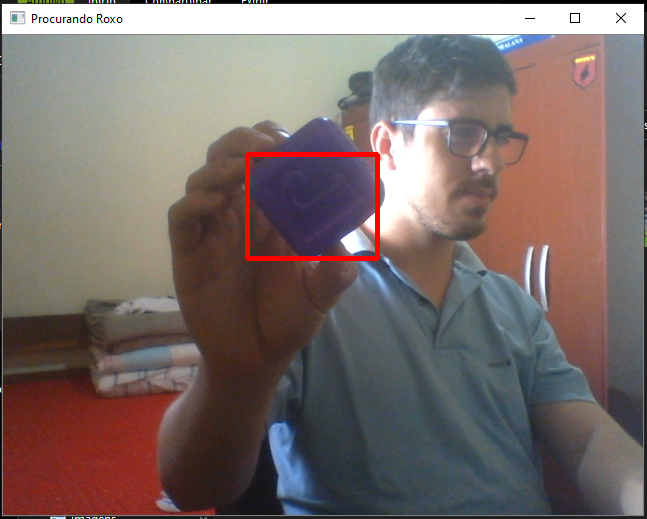
#> input picture Tarefa 4/Roxo.png, 647 x 519 px, given in place of the camera
$ python Webcam.py
#> lines starting #> are read from the running program, lines starting #| are printed output that depends on the picture; after the words box and inside, x2 and y2 are one past the last pixel; in counts of white or black regions, pixels touching at a corner belong together
import numpy as np
import cv2

cap = cv2.VideoCapture(0)

while (True):
    _, frame = cap.read() #ler a webcam
#> frame is the input picture: shape (519, 647, 3); mean B, G, R 106.4, 109.3, 122.5

    hsvImage = cv2.cvtColor(frame, cv2.COLOR_BGR2HSV)
#> hsvImage: shape (519, 647, 3); mean H, S, V 50.9, 64.3, 129.5

    roxoMin = np.array([130, 50, 0])
    roxoMax = np.array([150, 255, 255])

    mascara = cv2.inRange(hsvImage, roxoMin, roxoMax)
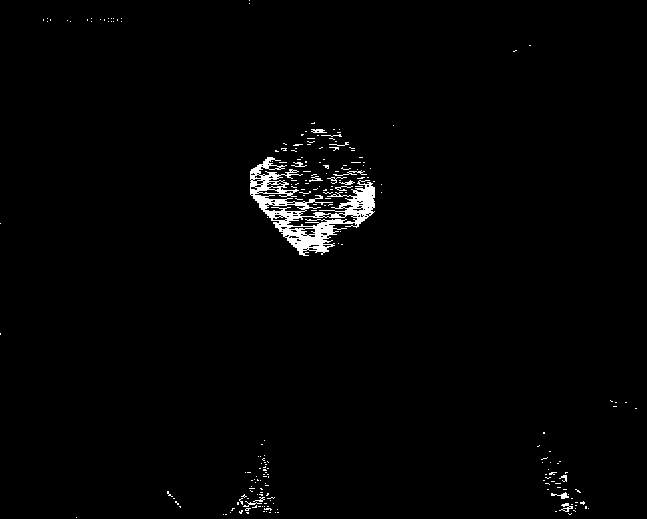
#> mascara: shape (519, 647); 1.5% white; 224 white regions (209 under 20 px)
    contorno, hierarquia = cv2.findContours(mascara, cv2.RETR_TREE, cv2.CHAIN_APPROX_SIMPLE)
#> contorno = 334 contours, 309 with area under 20; largest, box (x1, y1, x2, y2) and area: (250, 157, 375, 256) 4234, (286, 214, 358, 227) 424, (264, 204, 306, 212) 226, (300, 228, 316, 236) 72, (258, 189, 280, 194) 60

    if contorno:
        maxArea = cv2.contourArea(contorno[0])
#> maxArea = 0
        contourId = 0; i = 0
        for cnt in contorno:
            if maxArea < cv2.contourArea(cnt):
                maxArea = cv2.contourArea(cnt)
                contourId = i
            i += 1
#> this loop made 334 passes
#> maxArea on passes 31, 183: 36, 4234.5
#> cnt on passes 1, 2, 3, 5, 6, 7: [[76, 517]], [[225, 514], [226, 514]], [[223, 514]], [[277, 512], [278, 512]], [[275, 512]], [[269, 512], [270, 512]]
#> after the loop, contourId = 182; i = 334; maxArea = 4234.5

        x,y,w,h = cv2.boundingRect(contorno[contourId])
#> x = 250; y = 157; w = 125; h = 99
        cv2.rectangle(frame,(x,y),(x+w,y+h),(0,0,255),3)
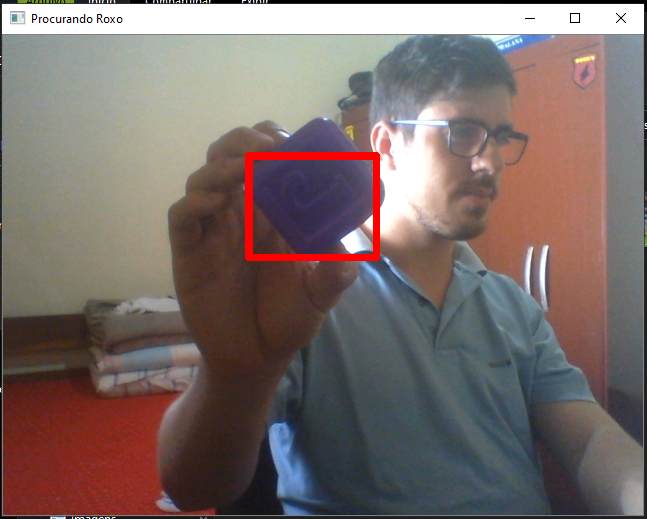
#> frame: shape (519, 647, 3); 0.33% of pixels changed, all inside (x1, y1, x2, y2) = (250, 157, 375, 256)

    cv2.imshow('Procurando Roxo', frame)

    if cv2.waitKey(1) & 0xFF == ord('q'):
#> (key q is pressed here)
        break

cap.release()
cv2.destroyAllWindows()
